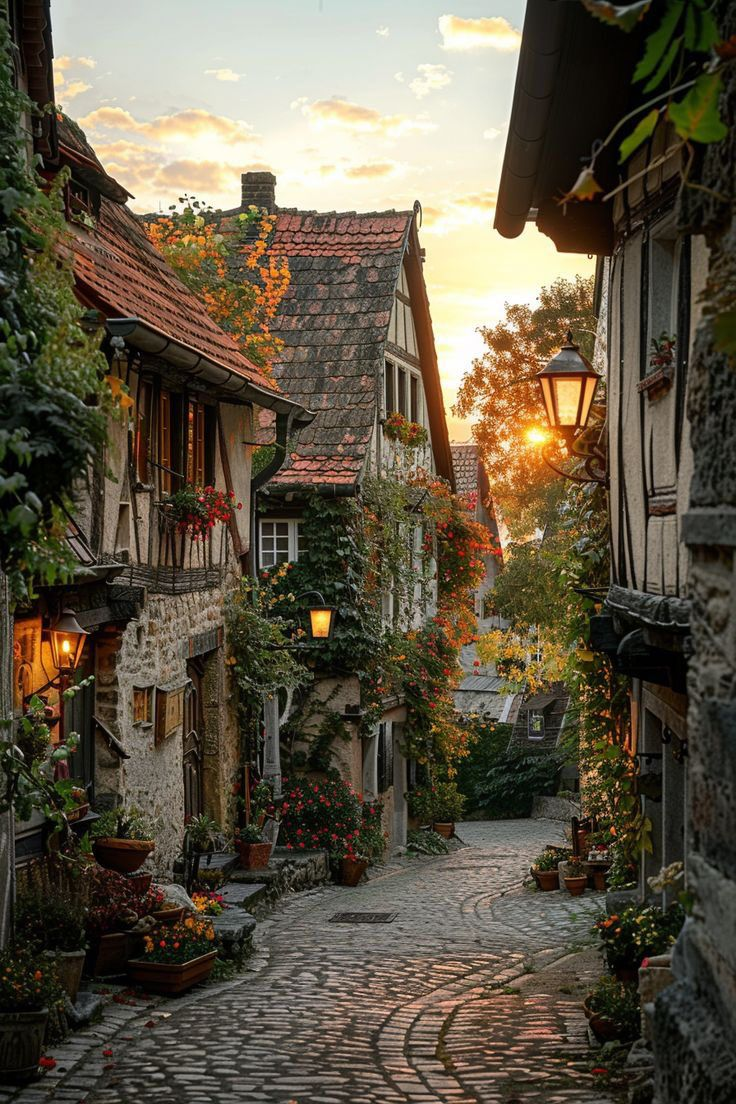
#> input picture opencv/photos/func.jpeg, 736 x 1104 px
$ python transformation.py
#> lines starting #> are read from the running program, lines starting #| are printed output that depends on the picture
#> further down, img is the input picture: shape (1104, 736, 3); mean B, G, R 67.8, 85.3, 94.5
### opencv/resize.py
import cv2 as cv

def rescaleFrame(frame, scale):
#> called with scale = 0.55
    width = int(frame.shape[1]*scale)
#> width = 404
    height = int(frame.shape[0]*scale)
#> height = 607
    dimensions = (width,height)
#> dimensions = (404, 607)

    return cv.resize(frame, dimensions, interpolation=cv.INTER_AREA)

### opencv/transformation.py
import cv2 as cv
import numpy as np
from resize import rescaleFrame

# =============================================================
# TRANSLATION
# ==============================================================

def translate(img,x,y):
#> called with x = 10, y = 100
    transMat = np.float32([[1,0,x],[0,1,y]])
    dimensions = (img.shape[1],img.shape[0])
#> dimensions = (404, 607)
    return cv.warpAffine(img,transMat,dimensions)
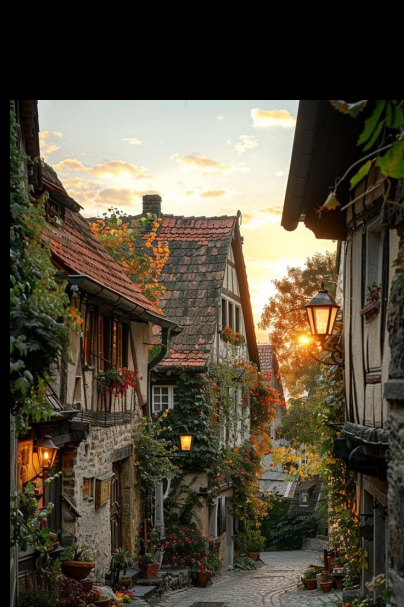
#> returned value: shape (607, 404, 3); mean of channels 0, 1, 2 58.2, 73.9, 82; drawn as B, G, R

img = cv.imread('photos/func.jpeg')

# Resizing an image
resized_img = rescaleFrame(img, 0.55)
translate_img = translate(resized_img,10,100)

cv.imshow('Translated Image', translate_img)

# =============================================================
# ROTATION
# ==============================================================
def rotation(img,angle,rotpoint):
#> called with angle = -129
    (height,width) = img.shape[:2]
#> height = 607; width = 404
    if rotpoint is None:
        rotpoint = (width//2, height//2)
#> rotpoint = (202, 303)
    rotMat = cv.getRotationMatrix2D(rotpoint,angle,1.0)
    dimension = (width, height)
#> dimension = (404, 607)
    return cv.warpAffine(img,rotMat,dimension)
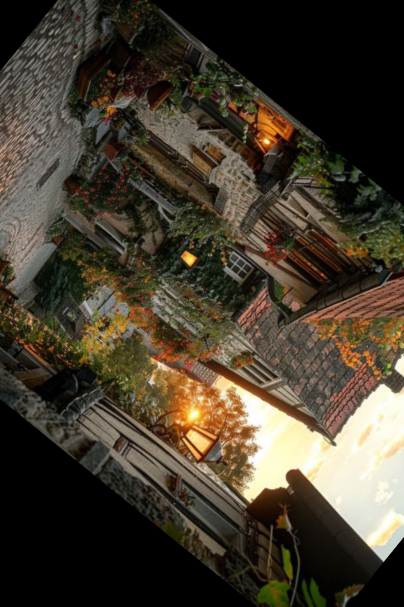
#> returned value: shape (607, 404, 3); mean of channels 0, 1, 2 46.6, 60.7, 68.8; drawn as B, G, R


rotated_img = rotation(resized_img,-129,None)
cv.imshow('Rotate_img', rotated_img)

# =============================================================
# FLIPPING
# =============================================================
# Flipping horizontally
flip = cv.flip(resized_img,1)
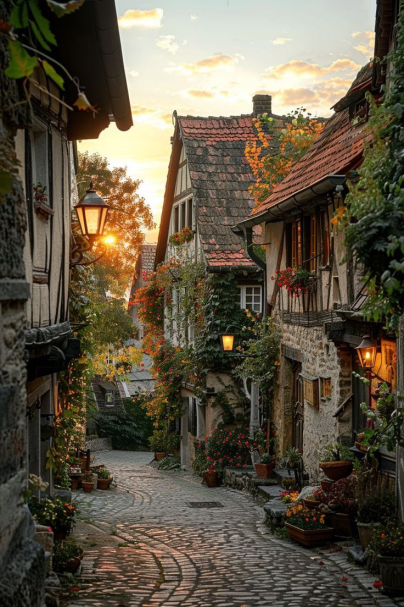
#> flip: shape (607, 404, 3); mean B, G, R 67.8, 85.3, 94.5
cv.imshow('ORIN', resized_img)
cv.imshow('Flipped Image', flip)
# Flipping vertically
v_flip = cv.flip(resized_img, 0)
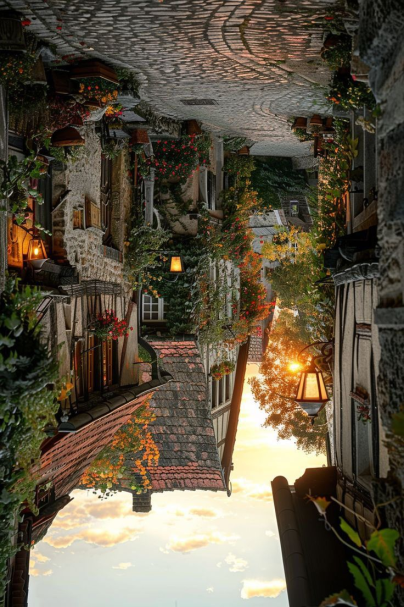
#> v_flip: shape (607, 404, 3); mean B, G, R 67.8, 85.3, 94.5
cv.imshow('Verical Flip', v_flip)
# Flipping both vertiacally and horizontally
v_h_flip = cv.flip(resized_img,-1)
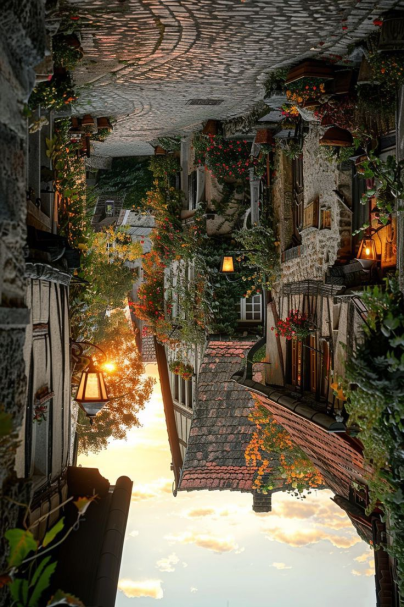
#> v_h_flip: shape (607, 404, 3); mean B, G, R 67.8, 85.3, 94.5
cv.imshow('Both Flip', v_h_flip)


cv.waitKey(0)
cv.destroyAllWindows()

$ run again, with opencv/photos/Embrace Your True capacity_ A Dream of Self-Conviction.jpeg copied over opencv/photos/func.jpeg
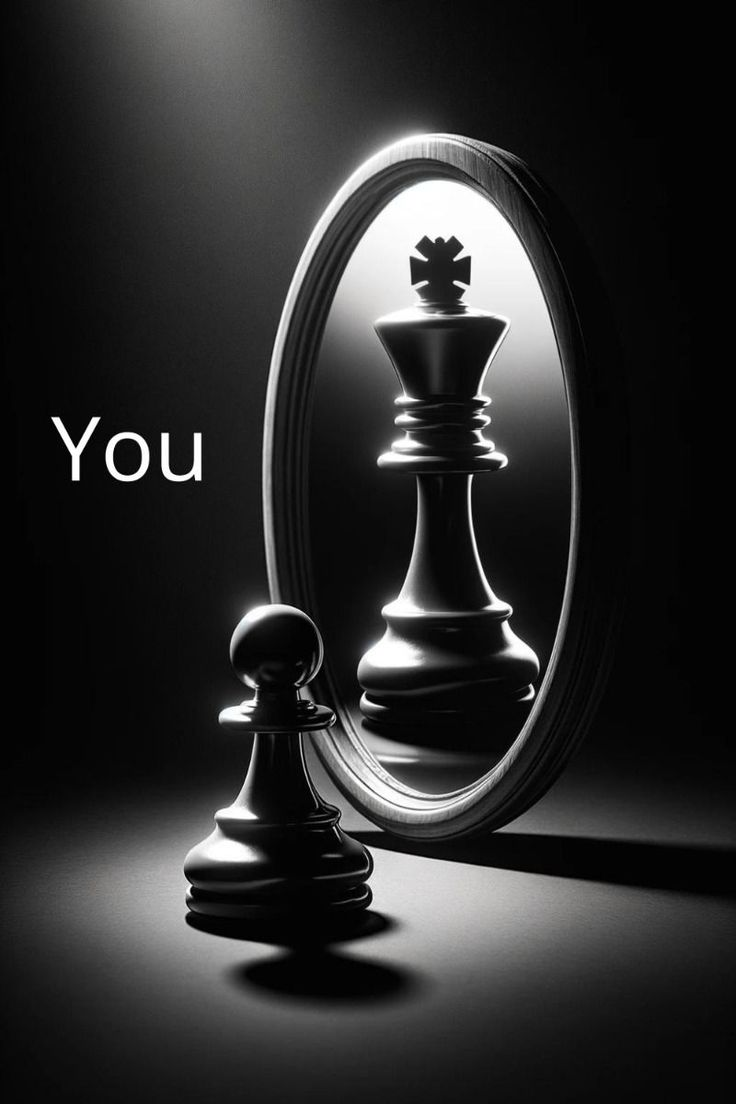
#> input picture opencv/photos/Embrace Your True capacity_ A Dream of Self-Conviction.jpeg, 736 x 1104 px
#> img is the input picture: shape (1104, 736, 3); mean B, G, R 44.2, 44.3, 44.3
#> in rotation, `return cv.warpAffine(img,rotMat,dimension)`:
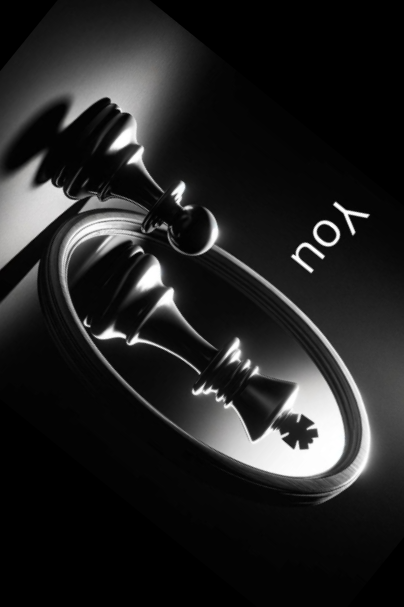
#> returned value: shape (607, 404, 3); mean of channels 0, 1, 2 34.9, 34.9, 34.9; drawn as B, G, R
#> `v_h_flip = cv.flip(resized_img,-1)`:
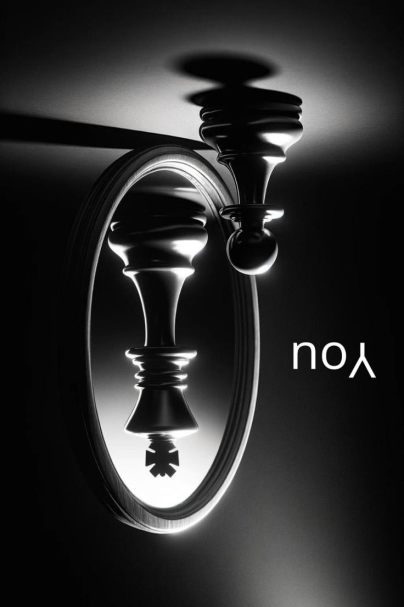
#> v_h_flip: shape (607, 404, 3); mean B, G, R 44.2, 44.3, 44.3

$ run again, with opencv/photos/_ (13).jpeg copied over opencv/photos/func.jpeg
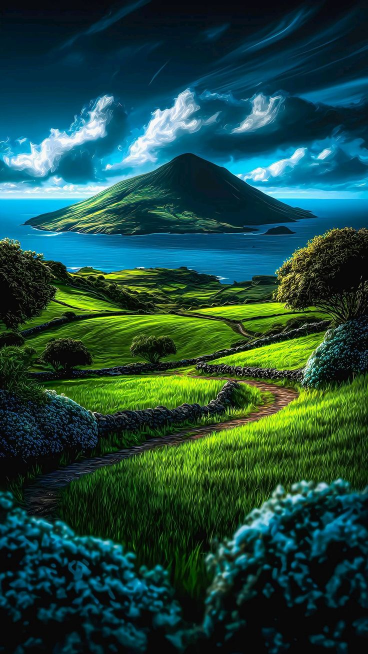
#> input picture opencv/photos/_ (13).jpeg, 736 x 1308 px (shown at 1/2 size)
#> img is the input picture: shape (1308, 736, 3); mean B, G, R 63, 72.2, 30.1
#> `v_flip = cv.flip(resized_img, 0)`:
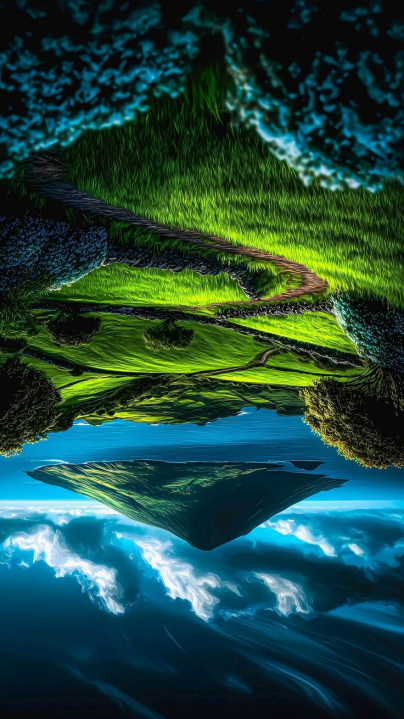
#> v_flip: shape (719, 404, 3); mean B, G, R 63, 72.2, 30.1
#> `v_h_flip = cv.flip(resized_img,-1)`:
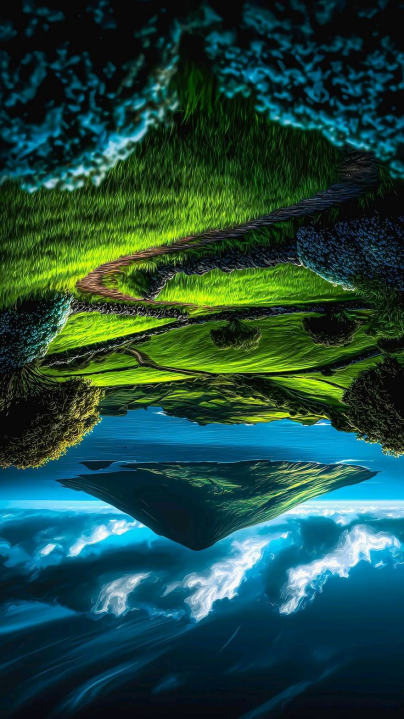
#> v_h_flip: shape (719, 404, 3); mean B, G, R 63, 72.2, 30.1
